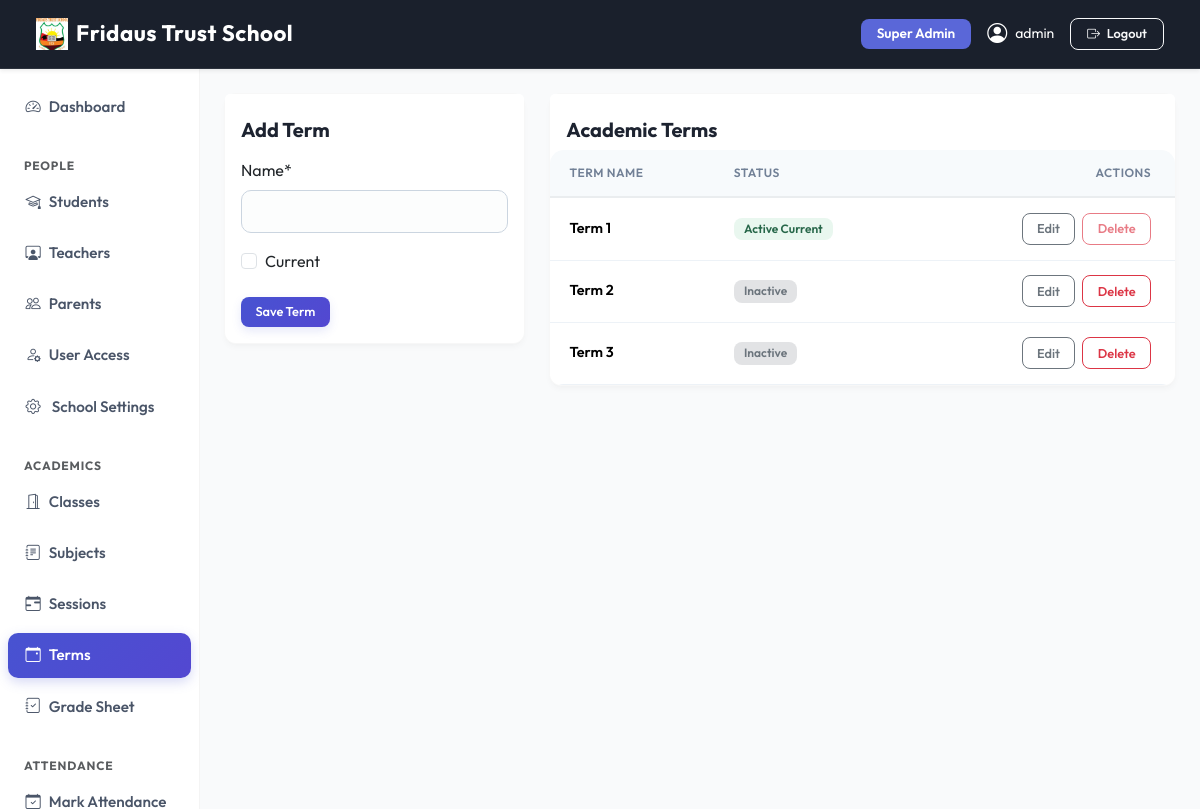
The page /academics/terms/ (signed in) on the database its author committed.
### apps/dashboard/models.py (models this page shows, shortened)
class SchoolSettings(models.Model):
    school_name    = models.CharField(max_length=200, default='SchoolMS')
    logo           = models.ImageField(upload_to='school/logo/', blank=True, null=True)
    favicon        = models.ImageField(upload_to='school/favicon/', blank=True, null=True)
    primary_color  = models.CharField(max_length=7, default='#5a67d8', help_text='Hex color e.g. #5a67d8')
    secondary_color= models.CharField(max_length=7, default='#4c51bf')
    sidebar_color  = models.CharField(max_length=7, default='#ffffff')
    navbar_color   = models.CharField(max_length=7, default='#1a202c')
    address        = models.TextField(blank=True)
    phone          = models.CharField(max_length=20, blank=True)
    email          = models.EmailField(blank=True)
    website        = models.URLField(blank=True)
    class Meta:
        verbose_name = 'School Settings'
    @classmethod
    def get(cls):
        obj, _ = cls.objects.get_or_create(pk=1)
        return obj

### apps/accounts/models.py (models this page shows, shortened)
class User(AbstractUser):
    ROLE_CHOICES = (
        ('superadmin', 'Super Admin'),
        ('admin', 'Admin'),
        ('teacher', 'Teacher'),
        ('student', 'Student'),
        ('parent', 'Parent'),
    )
    role = models.CharField(max_length=20, choices=ROLE_CHOICES)
    phone = models.CharField(max_length=20, blank=True, null=True)
    profile_pic = models.ImageField(upload_to='profile_pictures/', blank=True, null=True)
    created_at = models.DateTimeField(auto_now_add=True)
    @property
    def is_admin(self):
        return self.role in ['superadmin', 'admin'] or self.is_superuser
    def __str__(self):
        return f"{self.get_full_name() or self.username} ({self.get_role_display()})"

### apps/academics/models.py (models this page shows, shortened)
class AcademicTerm(models.Model):
    name = models.CharField(max_length=50, unique=True)
    current = models.BooleanField(default=False)
    class Meta:
        ordering = ['name']

### apps/academics/views.py (the view)
# urls.py: path('terms/',                       views.term_list,   name='term_list'),
@login_required
@admin_required
def term_list(request):
    terms = AcademicTerm.objects.all()
    form = AcademicTermForm()
    return render(request, 'academics/term_list.html', {'terms': terms, 'form': form})

### apps/academics/forms.py
class AcademicTermForm(forms.ModelForm):
    class Meta:
        model = AcademicTerm
        fields = ['name', 'current']
    def __init__(self, *args, **kwargs):
        super().__init__(*args, **kwargs)
        self.helper = FormHelper()
        self.helper.layout = Layout(
            'name',
            'current',
            Submit('submit', 'Save Term', css_class='btn btn-primary btn-sm mt-2')
        )

### apps/dashboard/context_processors.py (called while the page is built)
def school_settings(request):
    return {'school_settings': SchoolSettings.get()}

### templates/academics/term_list.html (shortened to what this page needs)
{% extends 'base.html' %}
{% load crispy_forms_tags %}
{% block content %}
<div class="row">
  <div class="col-md-4 mb-4">
    <div class="card shadow-sm border-0">
      <div class="card-header bg-white border-0 pt-4 pb-0">
        <h5 class="fw-bold mb-0">Add Term</h5>
      </div>
      <div class="card-body">
        <form method="post" action="{% url 'academics:term_create' %}">
          {% crispy form %}
        </form>
      </div>
    </div>
  </div>
  <div class="col-md-8 mb-4">
    <div class="card shadow-sm border-0">
      <div class="card-header bg-white border-0 d-flex justify-content-between align-items-center pt-4 pb-2">
        <h5 class="fw-bold mb-0">Academic Terms</h5>
      </div>
      <div class="table-responsive">
        <table class="table table-hover align-middle mb-0" id="termsTable">
          <thead class="table-light">
            <tr>
              <th>Term Name</th>
              <th>Status</th>
              <th class="text-end px-4">Actions</th>
            </tr>
          </thead>
          <tbody>
            {% for t in terms %}
            <tr id="term-row-{{ t.pk }}">
              <td class="fw-semibold">{{ t.name }}</td>
              <td>
                {% if t.current %}
                  <span class="badge bg-success-subtle text-success">Active Current</span>
                {% else %}
                  <span class="badge bg-secondary-subtle text-secondary">Inactive</span>
                {% endif %}
              </td>
              <td class="text-end px-4">
                <a href="{% url 'academics:term_update' t.pk %}" class="btn btn-sm btn-outline-secondary me-1">Edit</a>
                {% if not t.current %}
                  <button class="btn btn-sm btn-outline-danger btn-delete-term" data-id="{{ t.pk }}" data-url="{% url 'academics:term_delete' t.pk %}">Delete</button>
                {% else %}
                  <button class="btn btn-sm btn-outline-danger" disabled title="Cannot delete active term">Delete</button>
                {% endif %}
              </td>
            </tr>
            {% empty %}
            <tr><td colspan="3" class="text-center text-muted py-4">No terms defined yet.</td></tr>
            {% endfor %}
          </tbody>
        </table>
      </div>
    </div>
  </div>
</div>
{% endblock %}

### templates/base.html (shortened to what this page needs)
{% load static %}
<!DOCTYPE html>
<html lang="en">
<head>
  <link href="https://cdn.jsdelivr.net/npm/bootstrap@5.3.2/dist/css/bootstrap.min.css" rel="stylesheet">
  <link href="https://cdn.jsdelivr.net/npm/bootstrap-icons@1.11.3/font/bootstrap-icons.css" rel="stylesheet">
  <link href="https://cdnjs.cloudflare.com/ajax/libs/toastr.js/latest/toastr.min.css" rel="stylesheet">
  <link href="{% static 'css/modern.css' %}" rel="stylesheet">
  <link href="https://cdn.jsdelivr.net/npm/select2@4.1.0-rc.0/dist/css/select2.min.css" rel="stylesheet">
  <link href="https://cdn.jsdelivr.net/npm/select2-bootstrap-5-theme@1.3.0/dist/select2-bootstrap-5-theme.min.css" rel="stylesheet">
</head>
<body>
{% if user.is_authenticated %}
<nav class="navbar navbar-expand-lg navbar-dark sticky-top d-print-none shadow-sm"
     style="background-color: {{ school_settings.navbar_color|default:'#1a202c' }} !important;">
  <div class="container-fluid">
    <a class="navbar-brand fw-bold text-white d-flex align-items-center gap-2" href="/">
      {% if school_settings.logo %}
        <img src="{{ school_settings.logo.url }}" height="32" style="object-fit:contain;" alt="{{ school_settings.school_name }}">
      {% else %}
        <i class="bi bi-shield-check" style="color: var(--school-primary);"></i>
      {% endif %}
      <span>{{ school_settings.school_name|default:"SchoolMS" }}</span>
    </a>
    <div class="collapse navbar-collapse" id="navbarNav">
      <div class="ms-auto d-flex align-items-center gap-3 mt-2 mt-lg-0">
        <span class="badge bg-primary px-3 py-2 text-capitalize" style="font-size: 0.85rem;">{{ user.get_role_display }}</span>
        <a href="{% url 'accounts:profile' %}" class="text-white text-decoration-none d-flex align-items-center gap-2 small">
          {% if user.profile_pic %}
            <img src="{{ user.profile_pic.url }}" class="rounded-circle border border-2 border-white" width="32" height="32" style="object-fit:cover">
          {% else %}
            <i class="bi bi-person-circle fs-5"></i>
          {% endif %}
          <span class="d-none d-sm-inline">{{ user.get_full_name|default:user.username }}</span>
        </a>
        <a href="{% url 'accounts:logout' %}" class="btn btn-outline-light btn-sm px-3"><i class="bi bi-box-arrow-right me-1"></i> Logout</a>
      </div>
    </div>
  </div>
</nav>
<div class="container-fluid">
  <div class="row">
    <aside class="col-lg-2 col-md-3 d-none d-md-block pt-3 px-0 border-end" id="sidebar">
  {% include 'partials/sidebar.html' %}
</aside>
    <main class="col-lg-10 col-md-9 ms-sm-auto px-md-4 py-4 animate-fade-in">
      {% block content %}{% endblock %}
    </main>
  </div>
</div>
{% else %}
  {% block auth_content %}{% endblock %}
{% endif %}
</body>
</html>

### static/css/modern.css (style rules this page uses)
:root { --primary-hsl: 235, 65%, 60%; --success-hsl: 150, 60%, 45%; --warning-hsl: 35, 85%, 55%; --danger-hsl: 355, 75%, 55%; --info-hsl: 185, 70%, 45%; --dark-hsl: 220, 30%, 12%; --bg-hsl: 220, 20%, 97%; --card-bg-hsl: 0, 0%, 100%; --text-muted-hsl: 220, 10%, 50%; --border-radius-sm: 8px; --border-radius-md: 14px; --border-radius-lg: 20px; --shadow-sm: 0 4px 6px -1px rgba(0, 0, 0, 0.05), 0 2px 4px -1px rgba(0, 0, 0, 0.03); --shadow-md: 0 10px 15px -3px rgba(0, 0, 0, 0.06), 0 4px 6px -2px rgba(0, 0, 0, 0.04); --shadow-lg: 0 20px 25px -5px rgba(0, 0, 0, 0.08), 0 10px 10px -5px rgba(0, 0, 0, 0.04); --transition-smooth: all 0.3s cubic-bezier(0.4, 0, 0.2, 1); }
body { font-family: 'Outfit', sans-serif; background-color: hsl(var(--bg-hsl)); color: hsl(var(--dark-hsl)); -webkit-font-smoothing: antialiased; }
.card { border: 1px solid rgba(0, 0, 0, 0.035) !important; border-radius: var(--border-radius-md) !important; box-shadow: var(--shadow-sm); background: #ffffff; transition: var(--transition-smooth); }
.card-header { border-bottom: 1px solid rgba(0, 0, 0, 0.035); font-weight: 700; color: hsl(var(--dark-hsl)); }
#sidebar { background-color: #ffffff; border-right: 1px solid rgba(0, 0, 0, 0.045) !important; padding-top: 1.25rem; }
.table-responsive { border-radius: var(--border-radius-md); overflow: hidden; }
.table { margin-bottom: 0; }
.table th { background-color: #f7fafc; color: #718096; font-size: 0.72rem; text-transform: uppercase; letter-spacing: 0.8px; padding: 0.9rem 1.2rem; font-weight: 700; }
.table td { padding: 0.9rem 1.2rem; font-size: 0.9rem; border-bottom: 1px solid #edf2f7; }
.btn { border-radius: 10px; font-weight: 600; padding: 0.55rem 1.25rem; font-size: 0.9rem; transition: var(--transition-smooth); }
.btn-sm { padding: 0.35rem 0.9rem; font-size: 0.8rem; border-radius: 8px; }
.btn-primary { background: linear-gradient(135deg, hsl(var(--primary-hsl)) 0%, hsl(245, 60%, 55%) 100%); border: none; box-shadow: 0 4px 10px rgba(90, 103, 216, 0.15); }
.badge { padding: 0.45em 0.85em; font-weight: 600; font-size: 0.75rem; border-radius: 8px; }
.bg-success-subtle { background-color: rgba(72, 187, 120, 0.12) !important; color: #276749 !important; }
.form-control, .form-select { border-radius: 10px; border: 1px solid #cbd5e0; padding: 0.6rem 0.9rem; font-size: 0.92rem; transition: var(--transition-smooth); background-color: #fcfdfd; }
.table-responsive, main, .content-wrapper { overflow: visible !important; }
.card .table-responsive { overflow-x: auto !important; }
body { height: 100vh !important; max-height: 100vh !important; overflow: hidden !important; }
.container-fluid > .row { height: calc(100vh - 60px); overflow: hidden !important; display: flex; flex-wrap: nowrap; }
#sidebar { height: 100% !important; overflow-y: auto !important; overflow-x: hidden; }
main { height: 100% !important; flex: 1; overflow-y: auto !important; overflow-x: hidden; }

### rows shown on the page
SchoolSettings: logo (picture), school_name "Fridaus Trust School"
User: role "Super Admin", get_full_name "admin"
AcademicTerm: name "Term 1", current "Active Current"
AcademicTerm: name "Term 2", current "Inactive"
AcademicTerm: name "Term 3", current "Inactive"
